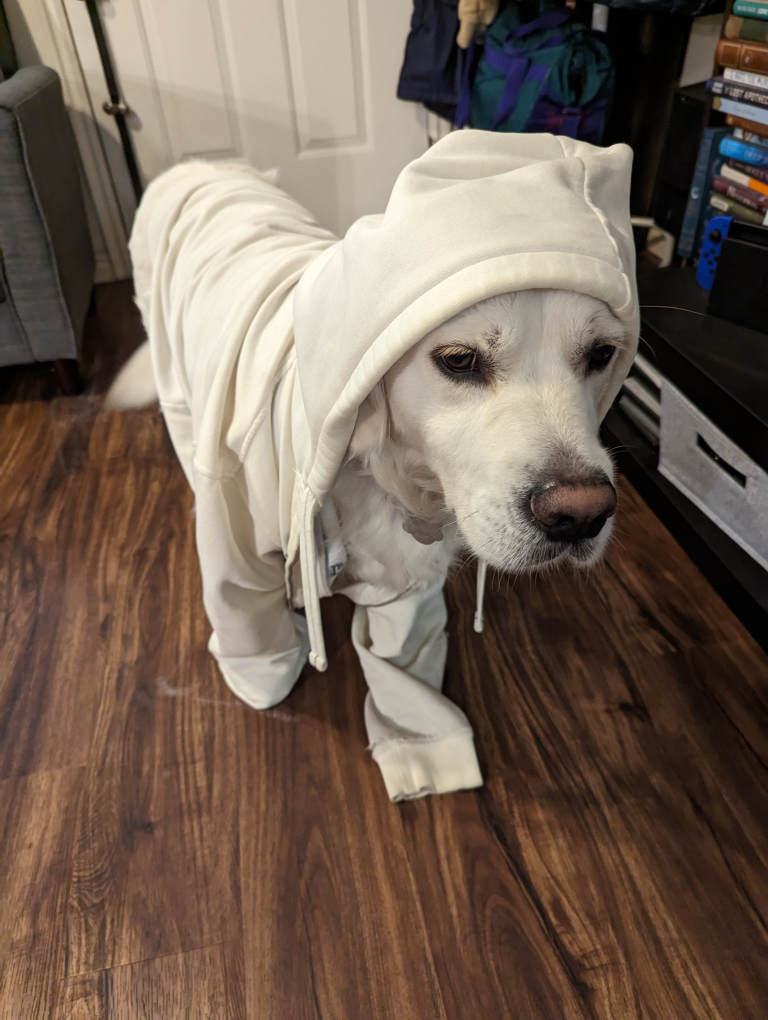
#> input picture imgs/cosmo.jpg, 3072 x 4080 px (shown at 1/4 size)
$ python ascii.py imgs/cosmo.jpg
#> lines starting #> are read from the running program, lines starting #| are printed output that depends on the picture
import cv2 as cv
import numpy as np
import sys

img = cv.imread(sys.argv[1])
#> img is the input picture: shape (4080, 3072, 3); mean B, G, R 86.8, 100, 116.8

ASCII_WIDTH = 90*2
height_over_width = np.shape(img)[0]/np.shape(img)[1]
#> height_over_width = 1.33
ASCII_HEIGHT = int(ASCII_WIDTH * height_over_width) // 2
#> ASCII_HEIGHT = 119

bw = cv.cvtColor(img, cv.COLOR_BGR2GRAY)
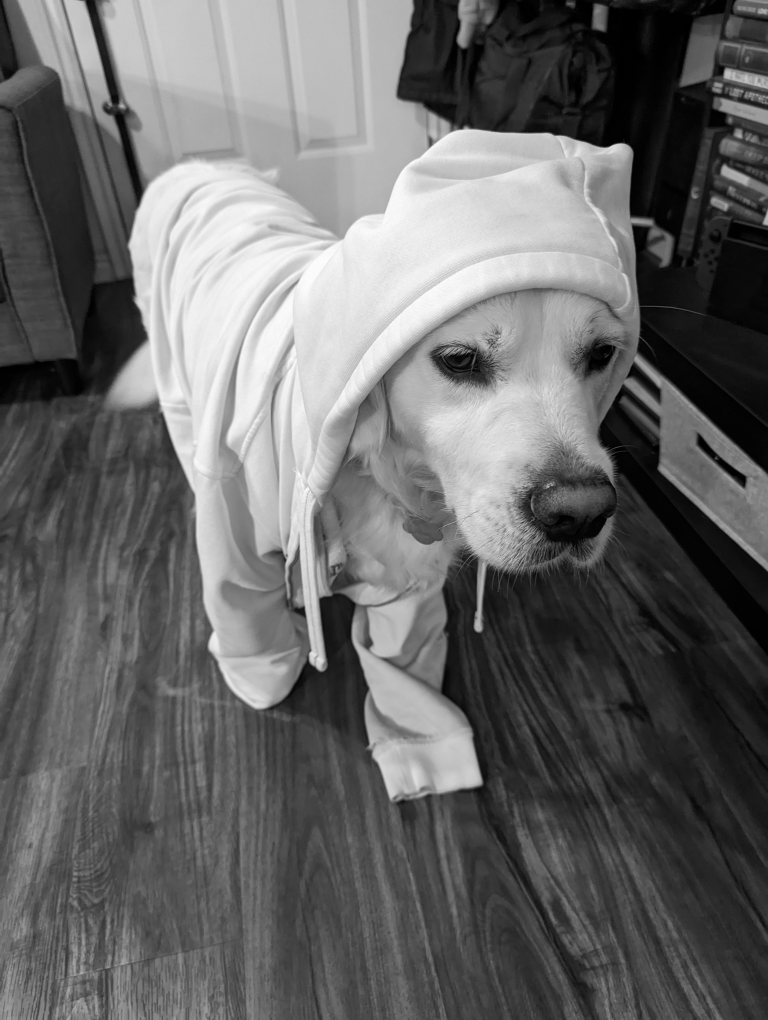
#> bw: shape (4080, 3072) (shown at 1/4 size); min 0, max 254, mean 103.5
bw_small = cv.resize(bw, (ASCII_HEIGHT, ASCII_WIDTH))
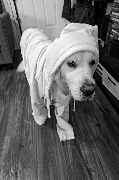
#> bw_small: shape (180, 119); min 0, max 253, mean 103.5


brushes = " `^\",:;Il!i~+_-?][}{1)(|\\/tfjrxnuvczXYUJCLQ0OZmwqpdbkhao*#MW&8%B@$"
outstr = ''
for i in bw_small:
    for j in i:
        outstr += brushes[(int(j)*len(brushes))//256]
    outstr += '\n'


#cv.imshow('lol', bw_small)


#cv.waitKey(-1)

#print(outstr)

file = open('trash.txt', 'w')
file.write(outstr)
file.close()

$ run again, on imgs/shuttle.jpg
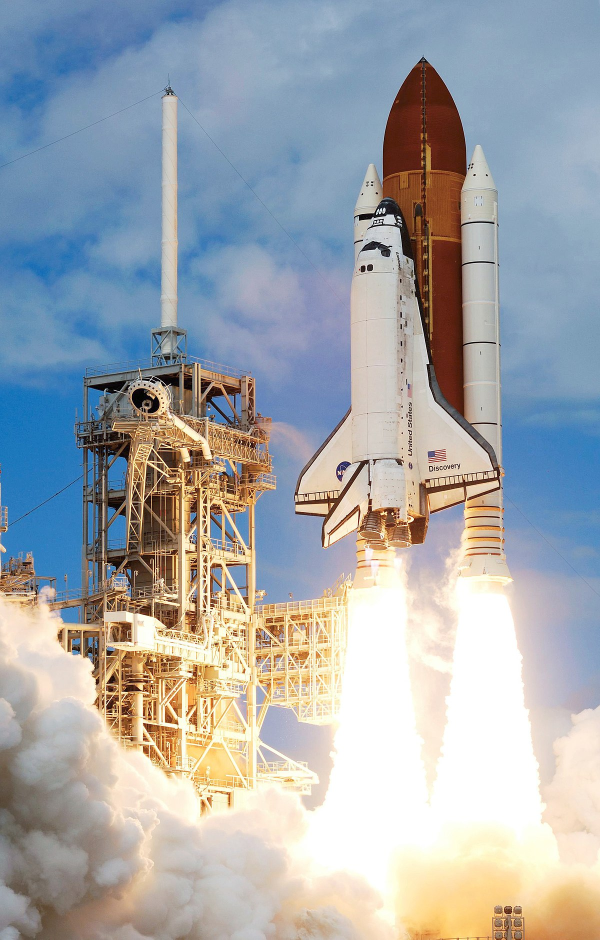
#> input picture imgs/shuttle.jpg, 1200 x 1879 px (shown at 1/2 size)
#> img is the input picture: shape (1879, 1200, 3); mean B, G, R 171.8, 167.5, 162.8
#> `bw = cv.cvtColor(img, cv.COLOR_BGR2GRAY)`:
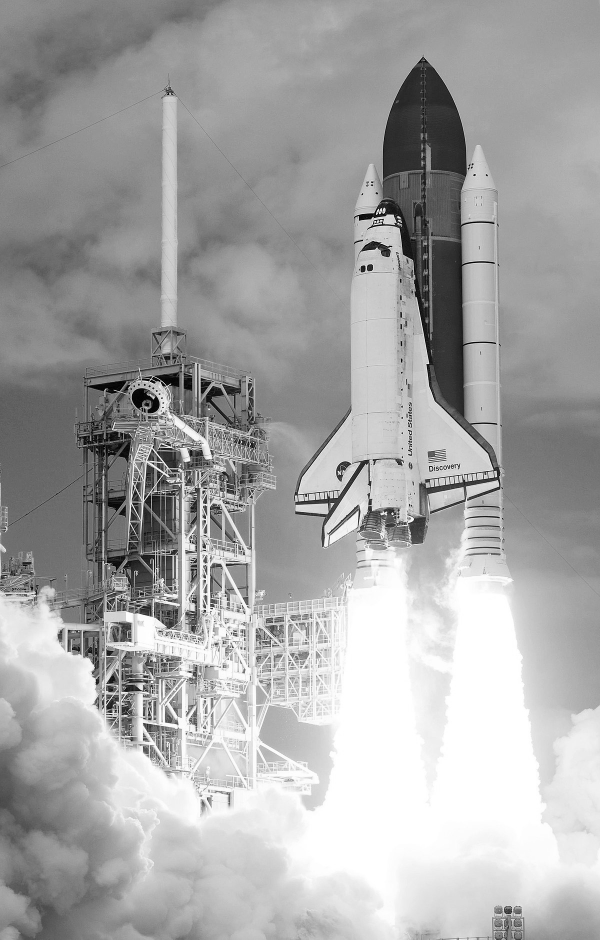
#> bw: shape (1879, 1200) (shown at 1/2 size); min 0, max 255, mean 166.6
#> `bw_small = cv.resize(bw, (ASCII_HEIGHT, ASCII_WIDTH))`:
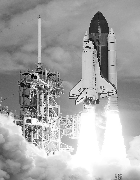
#> bw_small: shape (180, 140); min 3, max 255, mean 166.5

$ run again, on imgs/shuttle2.jpg
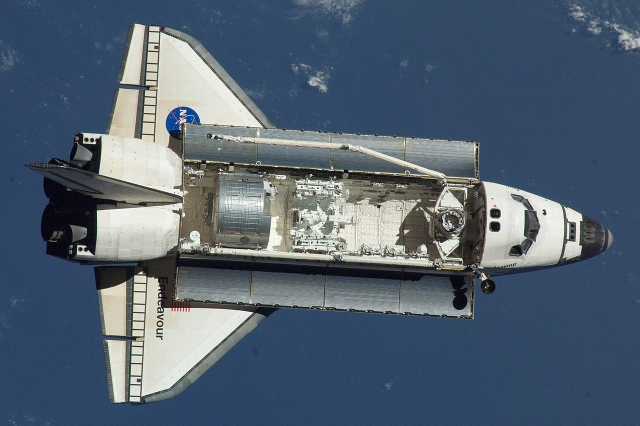
#> input picture imgs/shuttle2.jpg, 1280 x 851 px (shown at 1/2 size)
#> img is the input picture: shape (851, 1280, 3); mean B, G, R 113.5, 97.6, 82.7
#> `bw = cv.cvtColor(img, cv.COLOR_BGR2GRAY)`:
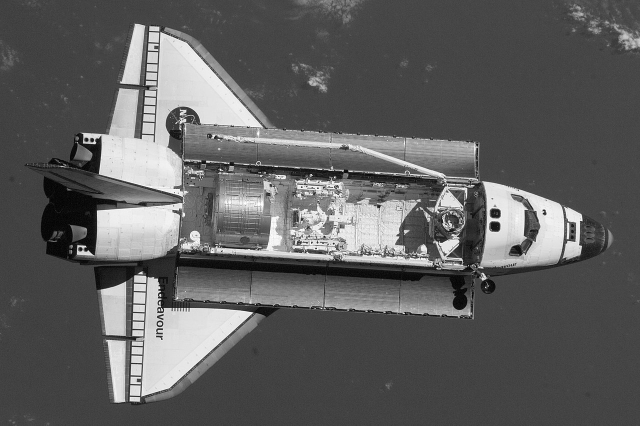
#> bw: shape (851, 1280) (shown at 1/2 size); min 0, max 255, mean 95
#> `bw_small = cv.resize(bw, (ASCII_HEIGHT, ASCII_WIDTH))`:
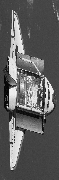
#> bw_small: shape (180, 59); min 3, max 253, mean 94.8
